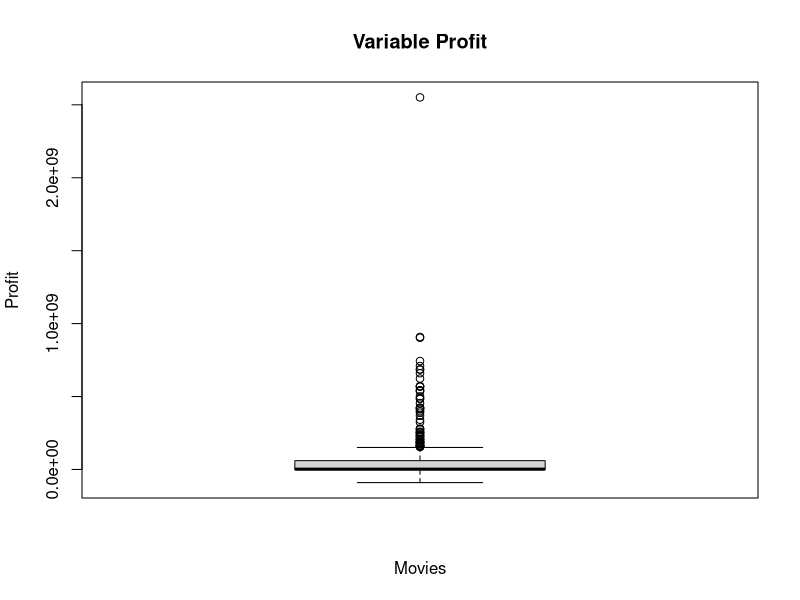
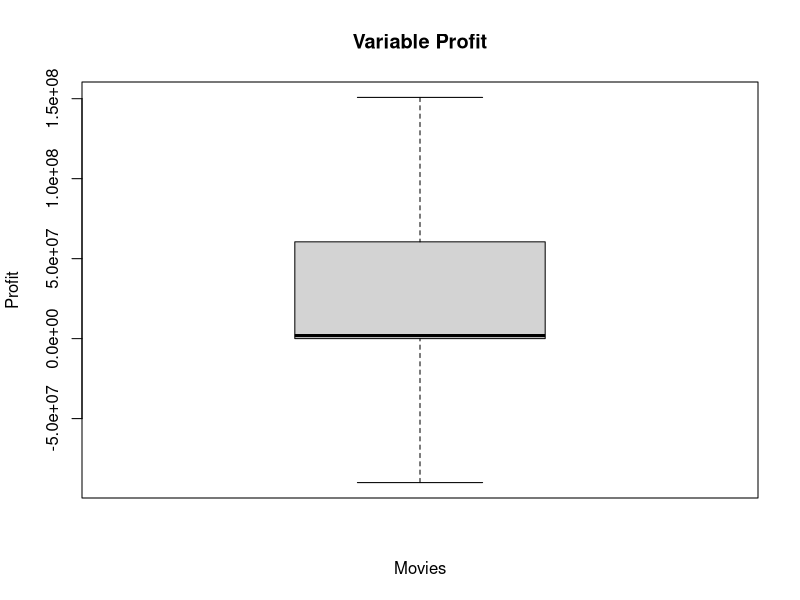
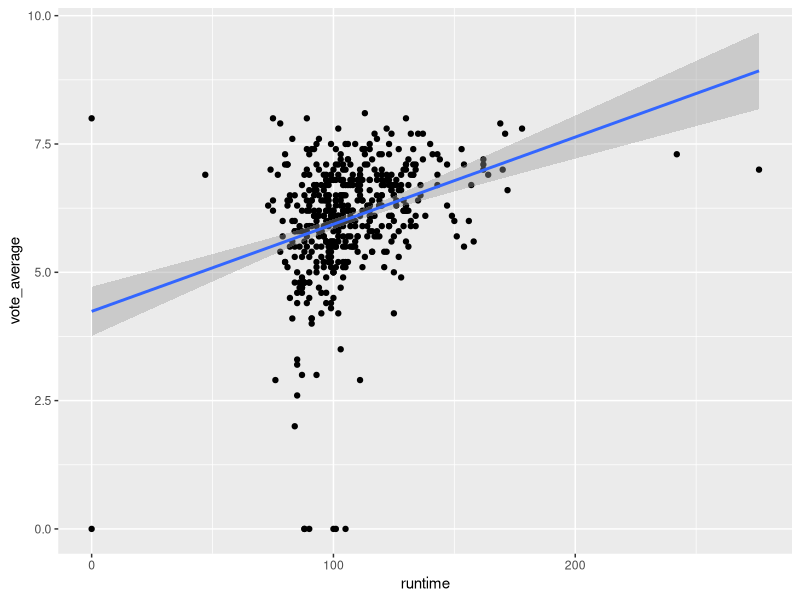

Generate these figures, in order, with R:
## ---- chunk 1
knitr::opts_chunk$set(echo = TRUE)
## ---- chunk 2
movies <- read.table("movies1.tsv", header=TRUE)

head(movies)

ncol(movies)
nrow(movies)

## ---- chunk 3
#WRITE YOUR CODE HERE
str(movies)
## ---- chunk 4

library(tidyverse)

movies$profit = movies$revenue - movies$budget

movies %>%
  summarise(mean(profit),
            median(profit),
            min(profit),
            max(profit))

## ---- chunk 5

#WRITE YOUR CODE HERE
max_profit = max(movies$profit)
min_profit = min(movies$profit)

movies %>%
  filter(profit == max_profit) %>%
  select(title, profit)

movies %>%
  filter(profit == min_profit) %>%
  select(title, profit)

## ---- chunk 6

#WRITE YOUR CODE HERE
boxplot(movies$profit, 
        main="Variable Profit",
        ylab="Profit",
        xlab="Movies")

Q1 = quantile(movies$profit, 0.25)
Q2 = quantile(movies$profit, 0.50)
Q3 = quantile(movies$profit, 0.75)
Q4 = max(movies$profit)

Q1
Q2
Q3
Q4

boxplot(movies$profit,
        main='Variable Profit',
        ylab="Profit",
        xlab="Movies",
        outline = FALSE)

## ---- chunk 7

movies$log_profits = log(movies$profit)

movies %>%
  summarise(mean_profits = mean(log_profits[is.finite(log_profits)], na.rm = TRUE))

## ---- chunk 8

#WRITE YOUR CODE HERE

## ---- chunk 9

#WRITE YOUR CODE HERE
ggplot(movies, aes(x=runtime, y=vote_average))+
  geom_point()+
  geom_smooth(method="lm", se=T)

#het gemiddelde van de average ligt rond de 100min
#movies met longer runtime are considered better 
#Movies with a longer runtime
## ---- chunk 10
#WRITE YOUR CODE HERE

## ---- chunk 11
#WRITE YOUR CODE HERE
actor_counts <- sort(table(movies$first_actor), decreasing = TRUE)
head(actor_counts, 1)

## ---- chunk 12
#WRITE YOUR CODE HERE

## ---- chunk 13
#WRITE YOUR CODE HERE

## ---- chunk 14
#WRITE YOUR CODE HERE

## ---- chunk 15
#WRITE YOUR CODE HERE

## ---- chunk 16
#WRITE YOUR CODE HERE

## ---- chunk 17
#WRITE YOUR CODE HERE

## ---- chunk 18
#WRITE YOUR CODE HERE


## ---- chunk 19
#WRITE YOUR CODE HERE


## ---- chunk 20
#WRITE YOUR CODE HERE


## ---- chunk 21
#WRITE YOUR CODE HERE


## ---- chunk 22
#WRITE YOUR CODE HERE


## ---- chunk 23
#WRITE YOUR CODE HERE


## ---- chunk 24
#WRITE YOUR CODE HERE


## ---- chunk 25
#WRITE YOUR CODE HERE

## ---- chunk 26
#WRITE YOUR CODE HERE

## ---- chunk 27
#WRITE YOUR CODE HERE

## ---- chunk 28
#WRITE YOUR CODE HERE

## ---- chunk 29
#WRITE YOUR CODE HERE

## ---- chunk 30
#WRITE YOUR CODE HERE

## ---- chunk 31
#WRITE YOUR CODE HERE

## ---- chunk 32
#WRITE YOUR CODE HERE

## ---- chunk 33
#WRITE YOUR CODE HERE

## ---- chunk 34
#WRITE YOUR CODE HERE

## ---- chunk 35
#WRITE YOUR CODE HERE

## ---- chunk 36
#WRITE YOUR CODE HERE

## ---- chunk 37
#WRITE YOUR CODE HERE

## ---- chunk 38
#WRITE YOUR CODE HERE

## ---- chunk 39
#WRITE YOUR CODE HERE

## ---- chunk 40
#WRITE YOUR CODE HERE

